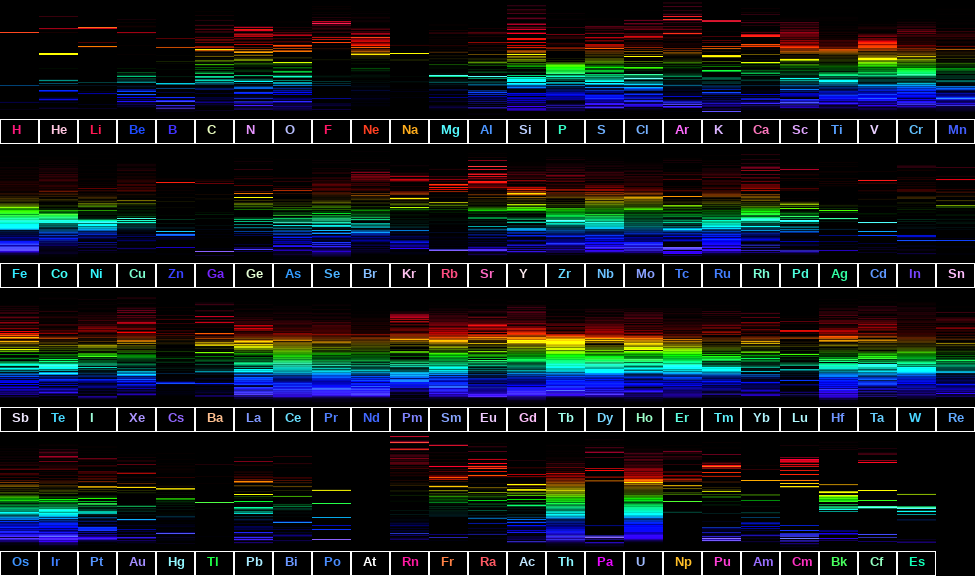
#> input picture LaciaMemory/spectroscopy.png, 975 x 576 px
$ python LaciaVisualAuditor.py
#> lines starting #> are read from the running program, lines starting #| are printed output that depends on the picture
import cv2
import numpy as np
import itertools

class LaciaSovereignScanner:
    def __init__(self):
        self.C_UFT_F = 0.00311903
        self.LYNCH_SLOPE = -1.6466
        self.DELTA = 0.15 # Widened slightly for complex image gradients
        self.ARCHIVE = {
            "Hydrogen (H)": (13.598, 1.008), "Helium (He)": (24.587, 4.002),
            "Carbon (C)": (11.260, 12.011), "Nitrogen (N)": (14.534, 14.007),
            "Oxygen (O)": (13.618, 15.999), "Aluminum (Al)": (5.986, 26.982),
            "Silicon (Si)": (8.152, 28.085), "Iron (Fe)": (7.902, 55.845),
            "Copper (Cu)": (7.726, 63.546), "Silver (Ag)": (7.576, 107.868),
            "Gold (Au)": (9.226, 196.966), "Water (H2O)": (12.610, 18.015),
            "Chromium (Cr)": (6.767, 51.996), "Uranium (U)": (6.194, 238.028)
        }

    def deconvolve(self, total_ev):
        items = list(self.ARCHIVE.items())
        for n in range(1, 4):
            for combo in itertools.combinations(items, n):
                if abs(total_ev - sum(c[1][0] for c in combo)) < self.DELTA:
                    return [(c[0], c[1][1], c[1][0]) for c in combo]
        return []

    def process_click(self, event, x, y, flags, param):
        if event == cv2.EVENT_LBUTTONDOWN:
            pixel_val = int(param['gray'][y, x]) # Ensure standard Python int
            # Increased multiplier to better map the bright lines in the png
            sim_ev = (pixel_val / 255) * 35.0

            elements = self.deconvolve(sim_ev)
            display_img = param['original'].copy()

            if elements and sim_ev > 0.5: # Ignore noise/black space
                names = [e[0] for e in elements]
                print(f"\n[SCAN SUCCESS] Location: {x},{y} | Identity: {' + '.join(names)} ({sim_ev:.2f} eV)")

                # FIX: Explicitly cast bounds to float/int for OpenCV
                lower = float(max(0, pixel_val - 10))
                upper = float(min(255, pixel_val + 10))

                mask = cv2.inRange(param['gray'], lower, upper)

                overlay = display_img.copy()
                # If radioactive, use RED. Otherwise, use CYAN.
                color = [0, 0, 255] if any("Uranium" in n for n in names) else [255, 165, 0]
                overlay[mask > 0] = color
                cv2.addWeighted(overlay, 0.6, display_img, 0.4, 0, display_img)

                cv2.putText(display_img, f"MATCH: {'+'.join(names)}", (10, 30),
                            cv2.FONT_HERSHEY_SIMPLEX, 0.8, (0, 255, 0), 2)
            else:
                print(f"[SCAN] Location: {x},{y} | UNKNOWN MANIFOLD ({sim_ev:.2f} eV)")
                cv2.putText(display_img, f"UNKNOWN ({sim_ev:.1f} eV)", (10, 30),
                            cv2.FONT_HERSHEY_SIMPLEX, 0.8, (0, 0, 255), 2)

            cv2.imshow("Lacia Visual Auditor", display_img)

if __name__ == "__main__":
    img_path = "spectroscopy.png"
    img = cv2.imread(img_path)
#> img is the input picture: shape (576, 975, 3); mean B, G, R 30.8, 26.5, 21.8

    if img is None:
        print(f"Error: Could not find '{img_path}'.")
    else:
        gray = cv2.cvtColor(img, cv2.COLOR_BGR2GRAY)
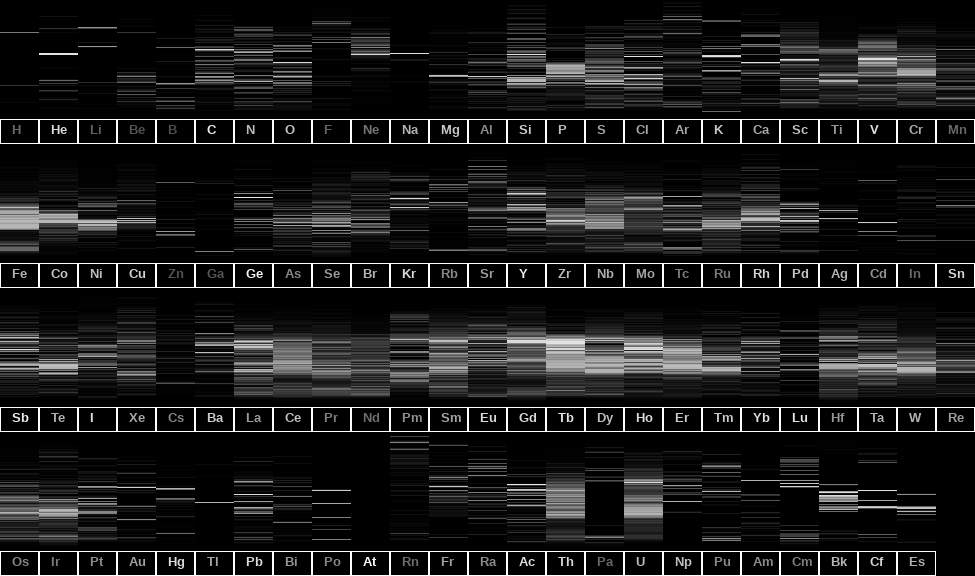
#> gray: shape (576, 975); min 0, max 255, mean 25.6
        scanner = LaciaSovereignScanner()
        cv2.namedWindow("Lacia Visual Auditor")
        cv2.setMouseCallback("Lacia Visual Auditor", scanner.process_click,
                             {'gray': gray, 'original': img})

        print(f"--- LACIA SCANNER ACTIVE ON {img_path} ---")
        print("Click on the bright emission lines. Press ESC to quit.")
        cv2.imshow("Lacia Visual Auditor", img)
        cv2.waitKey(0)
        cv2.destroyAllWindows()
